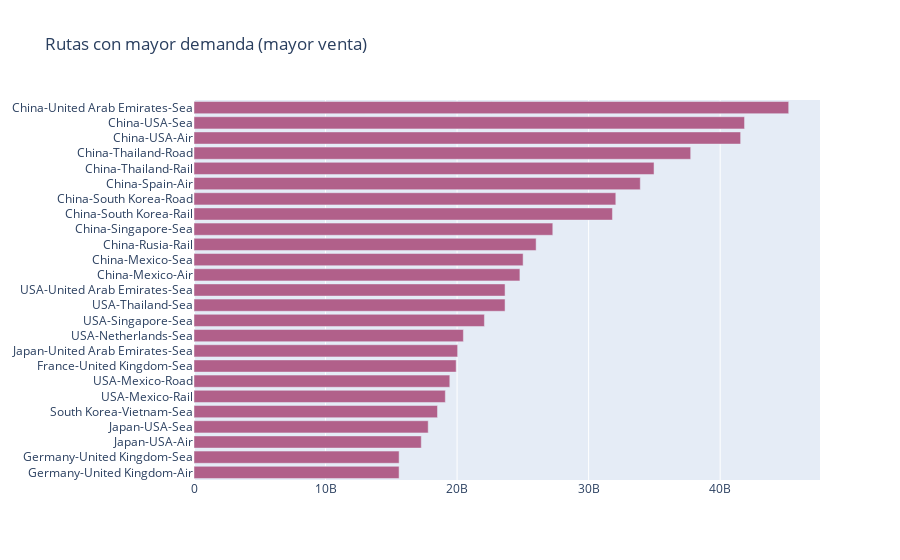

The code cell stored with this chart in its notebook:
### Code cell
# OPCIÓN 1 SEGUNDO GRÁFICO: Rutas con mayor demanda (suma del total_value de combinación de ruta) incluye impotación y exportación

labels2 = [_[0] for _ in array3_sum_df_f_s1][::-1]
values2 = [_[1] for _ in array3_sum_df_f_s1][::-1]
trace12 = go.Bar(y=labels2, x=values2, orientation="h", name="Rutas", marker=dict(color="#b1608a"))

data2 = [trace12]
layout2 = go.Layout(title="Rutas con mayor demanda (mayor venta)", legend=dict(x=0.1, y=1.1, orientation="h"))
fig2 = go.Figure(data2, layout=layout2)
fig2.show()

### Figure 1 — Plotly figure (JSON) as saved in the notebook; plotly's stock layout.template omitted (floating-point values rounded to 4 significant figures)
{"data": [{"marker": {"color": "#b1608a"}, "name": "Rutas", "orientation": "h", "type": "bar", "x": [15591137000, 15593233000, 17277976000, 17804976000, 18510146000, 19107000000, 19447000000, 19930332000, 20042976000, 20479187000, 22078187000, 23646187000, 23646306000, 24776000000, 25020000000, 26009046000, 27276046000, 31811046000, 32066046000, 33928046000, 34973046000, 37759046000, 41556046000, 41853046000, 45210046000], "y": ["Germany-United Kingdom-Air", "Germany-United Kingdom-Sea", "Japan-USA-Air", "Japan-USA-Sea", "South Korea-Vietnam-Sea", "USA-Mexico-Rail", "USA-Mexico-Road", "France-United Kingdom-Sea", "Japan-United Arab Emirates-Sea", "USA-Netherlands-Sea", "USA-Singapore-Sea", "USA-Thailand-Sea", "USA-United Arab Emirates-Sea", "China-Mexico-Air", "China-Mexico-Sea", "China-Rusia-Rail", "China-Singapore-Sea", "China-South Korea-Rail", "China-South Korea-Road", "China-Spain-Air", "China-Thailand-Rail", "China-Thailand-Road", "China-USA-Air", "China-USA-Sea", "China-United Arab Emirates-Sea"]}], "layout": {"legend": {"orientation": "h", "x": 0.1, "y": 1.1}, "title": {"text": "Rutas con mayor demanda (mayor venta)"}}}
